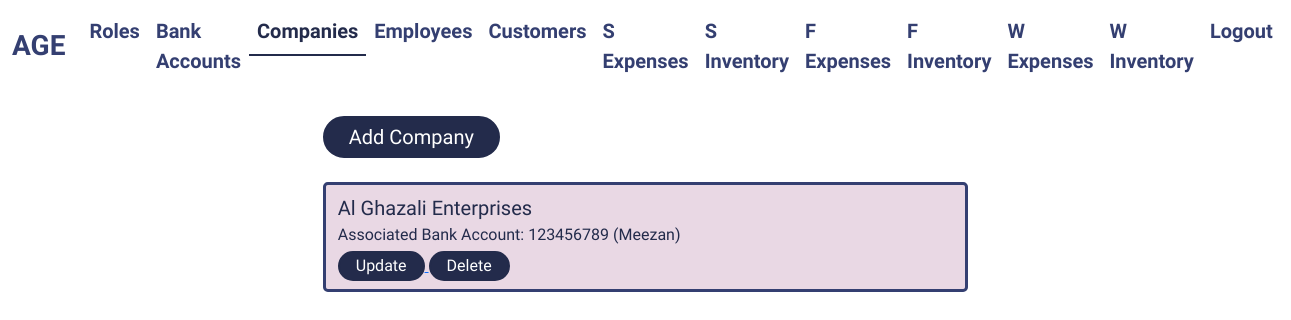
/companies/ (signed in), run on the app's committed database.
### company/models.py (models this page shows)
class Company(models.Model):
    name = models.CharField(max_length=255)
    associated_bank_account = models.ForeignKey("bank_account.BankAccount", on_delete=models.SET_NULL, null=True)

### bank_account/models.py (models this page shows)
class BankAccount(models.Model):
    associated_bank = models.ForeignKey(Bank, on_delete=models.CASCADE)
    account_number = models.IntegerField(unique=True)

class Bank(models.Model):
    name = models.CharField(max_length=255)

### company/views.py (the view)
# urls.py: path("", views.companies_view, name="companies"),
def companies_view(request):
    page_title = "Companies"
    if not request.user.is_superuser:
        return redirect("home")
    companies = Company.objects.all()
    context = {"page_title": page_title, "companies": companies}
    return render(request, "companies.html", context)

### company/templates/companies.html
{% extends "layout.html" %} {% block content %}
<div class="col-lg-6 col-md-9 col-11 mx-auto">
	<a href="{% url 'add_company' %}">
		<button class="mt-4 px-4 py-1 rounded-pill fs-5">Add Company</button>
	</a>
	{% for company in companies %}
	<div class="container mt-4 py-2 rounded-3">
		<p class="m-0 fs-5">{{company.name}}</p>
		{% if company.associated_bank_account %}
		<p class="m-0 fs-6 mb-1">
			Associated Bank Account:
			{{company.associated_bank_account.account_number}}
			({{company.associated_bank_account.associated_bank.name}})
		</p>
		{% endif %}
		<a href="{% url 'update_company' company.id %}">
			<button class="px-3 rounded-pill fs-6">Update</button>
		</a>
		<a href="{% url 'delete_company' company.id %}">
			<button class="px-3 rounded-pill fs-6">Delete</button>
		</a>
	</div>
	{% endfor %}
</div>
{% endblock content %}

### static/styles/style.css (style rules this page uses)
body { font-family: "Neuton", serif; }
.container { background-color: #e9d8e4; border: #343f71 solid 3px; color: #232b4b; }
button { color: white; background-color: #232b4b; border: #232b4b solid 2px; }

### data on the page
Company: name "Al Ghazali Enterprises", associated_bank_account.account_number "123456789", associated_bank_account.associated_bank.name "Meezan"
